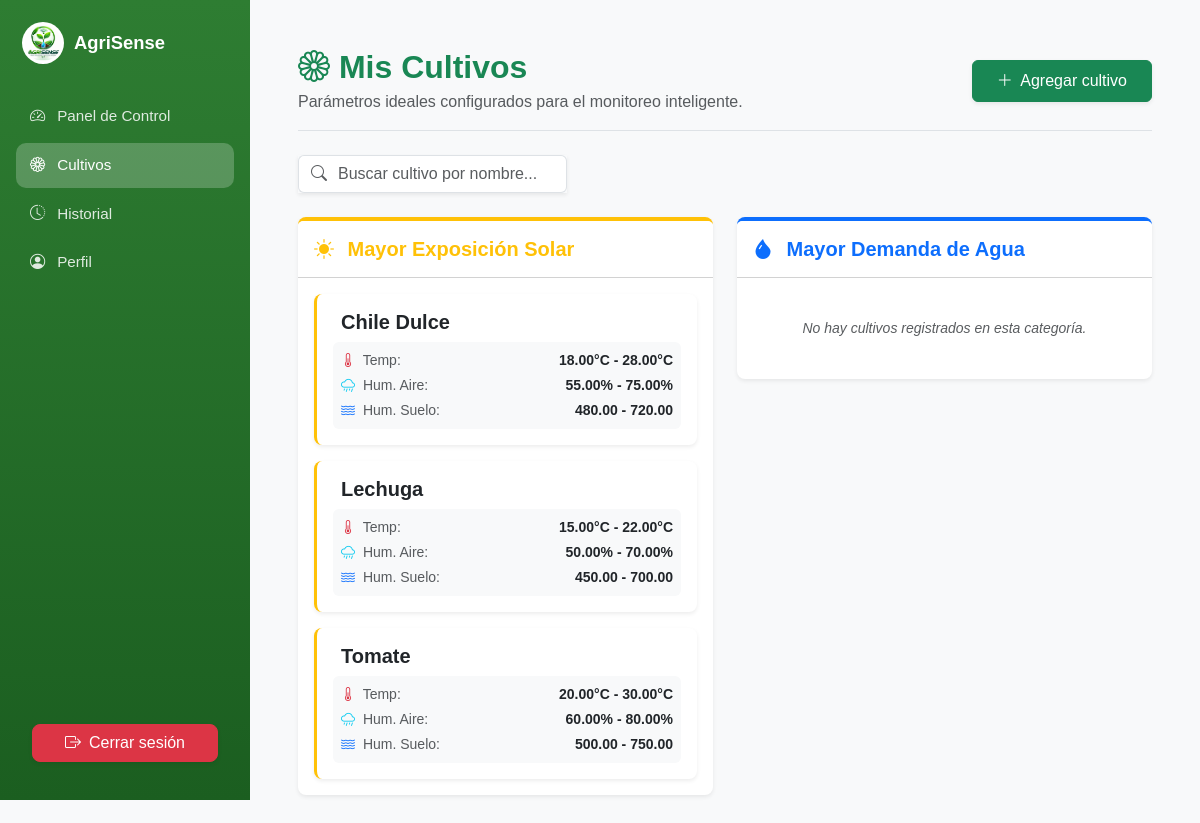
Screenshot of /cultivos.php (signed in) with the database file from the repository.
### tables this page shows
CREATE TABLE cultivos (
    id_cultivo INT AUTO_INCREMENT PRIMARY KEY,
    id_usuario INT NOT NULL,
    nombre VARCHAR(80) NOT NULL,
    temperatura_min DECIMAL(5,2) NOT NULL,
    temperatura_max DECIMAL(5,2) NOT NULL,
    humedad_aire_min DECIMAL(5,2) NOT NULL,
    humedad_aire_max DECIMAL(5,2) NOT NULL,
    humedad_suelo_min DECIMAL(6,2) NOT NULL,
    humedad_suelo_max DECIMAL(6,2) NOT NULL,
    fecha_creacion DATETIME NOT NULL DEFAULT CURRENT_TIMESTAMP,
    CONSTRAINT fk_cultivo_usuario FOREIGN KEY (id_usuario)
        REFERENCES usuarios(id_usuario) ON DELETE CASCADE
);

### cultivos.php (the view, shortened to what this page needs)
<?php
$paginaActual = 'cultivos';
require_once 'config/conexion.php';
$idUsuario = $_SESSION['id_usuario'];
$stmt = $pdo->prepare('SELECT * FROM cultivos WHERE id_usuario = :id_usuario ORDER BY id_cultivo DESC');
$stmt->execute(['id_usuario' => $idUsuario]);
$todosCultivos = $stmt->fetchAll(PDO::FETCH_ASSOC);
$cultivosSol = [];
$cultivosAgua = [];
foreach ($todosCultivos as $cultivo) {
    if (isset($cultivo['categoria']) && $cultivo['categoria'] === 'agua') {
        $cultivosAgua[] = $cultivo;
    } else {
        $cultivosSol[] = $cultivo;
    }
}
?>
<!DOCTYPE html>
<html lang="es">
<head>
    <link href="https://cdn.jsdelivr.net/npm/bootstrap@5.3.0/dist/css/bootstrap.min.css" rel="stylesheet">
    <link rel="stylesheet" href="https://cdn.jsdelivr.net/npm/bootstrap-icons@1.10.5/font/bootstrap-icons.css">
    <link rel="stylesheet" href="assets/css/style.css">
</head>
<body class="bg-light">
    <div class="d-flex">
        <?php include 'includes/sidebar.php'; ?>
        <div class="flex-grow-1 p-4 p-md-5" style="min-height: 100vh;">
            <div class="container-fluid px-0">
                <div class="d-flex flex-column flex-md-row justify-content-between align-items-md-center gap-3 mb-4 pb-3 border-bottom">
                    <div>
                        <h2 class="fw-bold text-success mb-1"><i class="bi bi-flower1"></i> Mis Cultivos</h2>
                        <p class="text-muted mb-0">Parámetros ideales configurados para el monitoreo inteligente.</p>
                    </div>
                    <button class="btn btn-success shadow-sm px-4 py-2" data-bs-toggle="modal" data-bs-target="#modalAgregarCultivo">
                        <i class="bi bi-plus-lg me-1"></i> Agregar cultivo
                    </button>
                </div>
                <div class="row mb-4">
                    <div class="col-md-5 col-lg-4">
                        <div class="input-group shadow-sm">
                            <span class="input-group-text bg-white border-end-0"><i class="bi bi-search text-muted"></i></span>
                            <input type="text" id="buscador-cultivos" class="form-control border-start-0 ps-0" placeholder="Buscar cultivo por nombre...">
                        </div>
                    </div>
                </div>
                <div class="row g-4" id="contenedor-cultivos">
                    <div class="col-lg-6">
                        <div class="card shadow-sm border-0 rounded-3 mb-4 border-top border-warning border-4">
                            <div class="card-header bg-white py-3">
                                <h5 class="m-0 fw-bold text-warning"><i class="bi bi-sun-fill me-2"></i> Mayor Exposición Solar</h5>
                            </div>
                            <div class="card-body p-3">
                                <div class="row g-3">
                                    <?php if (!empty($cultivosSol)): ?>
                                        <?php foreach ($cultivosSol as $cultivo): ?>
                                            <div class="col-12 cultivo-item">
                                                <div class="card shadow-sm border-0 h-100 rounded-3 overflow-hidden border-start border-warning border-3">
                                                    <div class="card-body p-3 d-flex flex-column justify-content-between">
                                                        <div>
                                                            <div class="d-flex align-items-center mb-2">
                                                                <h5 class="card-title fw-bold text-dark mb-0">
                                                                    <?= htmlspecialchars($cultivo['nombre']) ?>
                                                                </h5>
                                                            </div>
                                                            <div class="bg-light p-2 rounded-2 small">
                                                                <div class="d-flex justify-content-between mb-1">
                                                                    <span class="text-muted"><i class="bi bi-thermometer-half text-danger me-1"></i> Temp:</span>
                                                                    <span class="fw-semibold">
                                                                        <?= $cultivo['temperatura_min'] ?? '0' ?>°C - <?= $cultivo['temperatura_max'] ?? '0' ?>°C
                                                                    </span>
                                                                </div>
                                                                <div class="d-flex justify-content-between mb-1">
                                                                    <span class="text-muted"><i class="bi bi-cloud-rain text-info me-1"></i> Hum. Aire:</span>
                                                                    <span class="fw-semibold"><?= $cultivo['humedad_aire_min'] ?? '0' ?>% - <?= $cultivo['humedad_aire_max'] ?? '0' ?>%</span>
                                                                </div>
                                                                <div class="d-flex justify-content-between">
                                                                    <span class="text-muted"><i class="bi bi-water text-primary me-1"></i> Hum. Suelo:</span>
                                                                    <span class="fw-semibold"><?= $cultivo['humedad_suelo_min'] ?? '0' ?> - <?= $cultivo['humedad_suelo_max'] ?? '0' ?></span>
                                                                </div>
                                                            </div>
                                                        </div>
                                                    </div>
                                                </div>
                                            </div>
                                        <?php endforeach; ?>
                                    <?php else: ?>
                                        <div class="col-12 text-center py-4 text-muted small fst-italic">
                                            No hay cultivos registrados en esta categoría.
                                        </div>
                                    <?php endif; ?>
                                </div>
                            </div>
                        </div>
                    </div>
                    <div class="col-lg-6">
                        <div class="card shadow-sm border-0 rounded-3 mb-4 border-top border-primary border-4">
                            <div class="card-header bg-white py-3">
                                <h5 class="m-0 fw-bold text-primary"><i class="bi bi-droplet-fill me-2"></i> Mayor Demanda de Agua</h5>
                            </div>
                            <div class="card-body p-3">
                                <div class="row g-3">
                                    <?php if (!empty($cultivosAgua)): ?>
                                        <?php foreach ($cultivosAgua as $cultivo): ?>
                                            <div class="col-12 cultivo-item">
                                                <div class="card shadow-sm border-0 h-100 rounded-3 overflow-hidden border-start border-primary border-3">
                                                    <div class="card-body p-3 d-flex flex-column justify-content-between">
                                                        <div>
                                                            <div class="d-flex align-items-center mb-2">
                                                                <i class="bi bi-seedling text-primary fs-5 me-2"></i>
                                                                <h5 class="card-title fw-bold text-dark mb-0">
                                                                    <?= htmlspecialchars($cultivo['nombre']) ?>
                                                                </h5>
                                                            </div>
                                                            <div class="bg-light p-2 rounded-2 small">
                                                                <div class="d-flex justify-content-between mb-1">
                                                                    <span class="text-muted"><i class="bi bi-thermometer-half text-danger me-1"></i> Temp:</span>
                                                                    <span class="fw-semibold">
                                                                        <?= $cultivo['temperatura_min'] ?? '0' ?>°C - <?= $cultivo['temperatura_max'] ?? '0' ?>°C
                                                                    </span>
                                                                </div>
                                                                <div class="d-flex justify-content-between mb-1">
                                                                    <span class="text-muted"><i class="bi bi-cloud-rain text-info me-1"></i> Hum. Aire:</span>
                                                                    <span class="fw-semibold"><?= $cultivo['humedad_aire_min'] ?? '0' ?>% - <?= $cultivo['humedad_aire_max'] ?? '0' ?>%</span>
                                                                </div>
                                                                <div class="d-flex justify-content-between">
                                                                    <span class="text-muted"><i class="bi bi-water text-primary me-1"></i> Hum. Suelo:</span>
                                                                    <span class="fw-semibold"><?= $cultivo['humedad_suelo_min'] ?? '0' ?> - <?= $cultivo['humedad_suelo_max'] ?? '0' ?></span>
                                                                </div>
                                                            </div>
                                                        </div>
                                                    </div>
                                                </div>
                                            </div>
                                        <?php endforeach; ?>
                                    <?php else: ?>
                                        <div class="col-12 text-center py-4 text-muted small fst-italic">
                                            No hay cultivos registrados en esta categoría.
                                        </div>
                                    <?php endif; ?>
                                </div>
                            </div>
                        </div>
                    </div>
                </div>
            </div>
        </div>
    </div>
</body>
</html>
</body>
</html>

### includes/sidebar.php
<?php
$paginaActual = $paginaActual ?? '';
function enlaceActivo(string $pagina, string $actual): string
{
    return $pagina === $actual ? 'active' : '';
}
?>
<aside class="sidebar">
    <div class="logo-box">
        <img src="assets/img/logo.png" alt="Logo AgriSense">
        <span>AgriSense</span>
    </div>
    <nav class="flex-grow-1">
        <a href="dashboard.php" class="<?= enlaceActivo('dashboard', $paginaActual) ?>">
            <i class="bi bi-speedometer2"></i> Panel de Control
        </a>
        <a href="cultivos.php" class="<?= enlaceActivo('cultivos', $paginaActual) ?>">
            <i class="bi bi-flower1"></i> Cultivos
        </a>
        <a href="historial.php" class="<?= enlaceActivo('historial', $paginaActual) ?>">
            <i class="bi bi-clock-history"></i> Historial
        </a>
        <a href="perfil.php" class="<?= enlaceActivo('perfil', $paginaActual) ?>">
            <i class="bi bi-person-circle"></i> Perfil
        </a>
    </nav>
    <div class="p-3 mt-auto">
        <a href="logout.php" class="btn btn-danger w-100 d-flex align-items-center justify-content-center gap-2 shadow-sm text-white" style="border-radius: 8px; font-weight: 500; text-decoration: none;" onclick="return confirm('¿Seguro que deseas cerrar sesión?');">
            <i class="bi bi-box-arrow-right"></i> Cerrar sesión
        </a>
    </div>
</aside>

### assets/css/style.css (style rules this page uses)
:root { --verde-principal: #2E7D32; --verde-claro: #66BB6A; --azul: #2196F3; --blanco: #FFFFFF; --gris-fondo: #F4F8F4; --gris-texto: #4A5A4A; --sombra: 0 4px 20px rgba(46, 125, 50, 0.10); --radio: 14px; }
* { box-sizing: border-box; }
body { font-family: 'Poppins', sans-serif; background-color: var(--gris-fondo); color: #263826; margin: 0; }
a { text-decoration: none; }
.sidebar { width: 250px; flex-shrink: 0; background: linear-gradient(180deg, var(--verde-principal), #1B5E20); color: var(--blanco); display: flex; flex-direction: column; padding: 22px 16px; position: sticky; top: 0; height: 100vh; }
.sidebar .logo-box { display: flex; align-items: center; gap: 10px; margin-bottom: 30px; padding: 0 6px; }
.sidebar .logo-box img { height: 42px; background: var(--blanco); border-radius: 50%; padding: 3px; }
.sidebar .logo-box span { font-weight: 700; font-size: 1.15rem; }
.sidebar nav a { display: flex; align-items: center; gap: 12px; color: rgba(255,255,255,.85); padding: 11px 14px; border-radius: 10px; margin-bottom: 4px; font-size: .95rem; font-weight: 500; transition: background .15s ease; }
.sidebar nav a.active { background: rgba(255,255,255,.22); color: var(--blanco); }

### rows the page displays
cultivos: nombre "Chile Dulce", temperatura_min "18.00", temperatura_max "28.00", humedad_aire_min "55.00", humedad_aire_max "75.00", humedad_suelo_min "480.00", humedad_suelo_max "720.00"
cultivos: nombre "Lechuga", temperatura_min "15.00", temperatura_max "22.00", humedad_aire_min "50.00", humedad_aire_max "70.00", humedad_suelo_min "450.00", humedad_suelo_max "700.00"
cultivos: nombre "Tomate", temperatura_min "20.00", temperatura_max "30.00", humedad_aire_min "60.00", humedad_aire_max "80.00", humedad_suelo_min "500.00", humedad_suelo_max "750.00"
